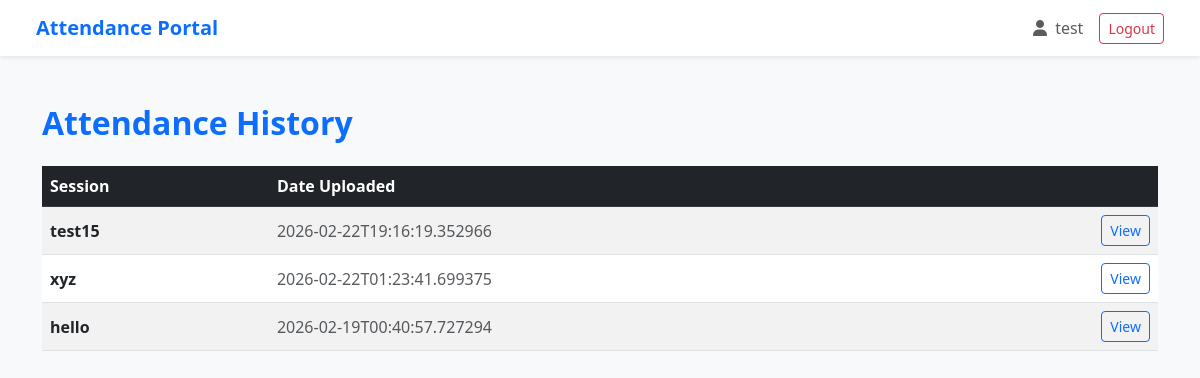
The app's page /history (signed in), older data.
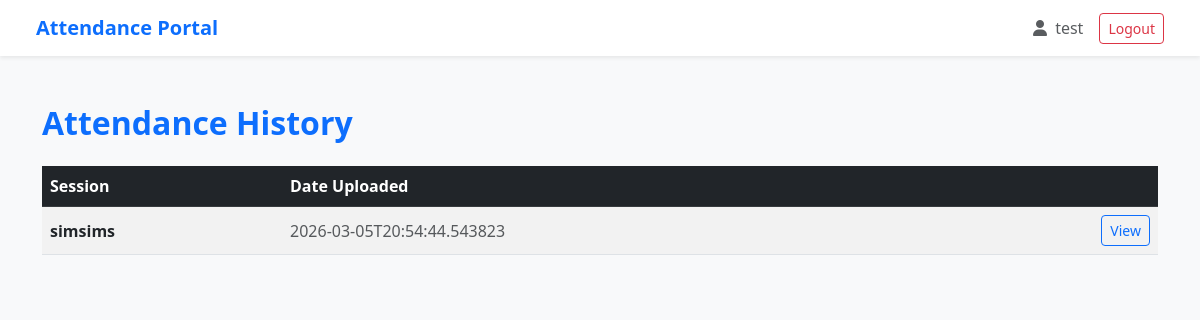
The same page, newer data.
### tables this page shows
CREATE TABLE user_files (
        id INTEGER PRIMARY KEY AUTOINCREMENT,
        user_id INTEGER NOT NULL,
        type TEXT NOT NULL,            -- 'upload' or 'template'
        label TEXT NOT NULL,           -- e.g. CS262
        filename TEXT NOT NULL,        -- saved file name
        created_at TEXT NOT NULL,
        FOREIGN KEY (user_id) REFERENCES users(id)
    );

### app.py (the view)
@app.route("/history")
@login_required
def history():
    conn = get_db_connection()
    sessions = conn.execute(
        """
        SELECT id, label, created_at
        FROM user_files
        WHERE user_id = ? AND type = 'upload'
        ORDER BY created_at DESC
        """,
        (session["user_id"],)
    ).fetchall()
    conn.close()
    return render_template("history.html", sessions=sessions)

### app.py (called while the page is built)
def get_db_connection():
    conn = sqlite3.connect(DB_PATH)
    conn.row_factory = sqlite3.Row
    return conn

def login_required(view_func):
    @wraps(view_func)
    def wrapped(*args, **kwargs):
        if not session.get("user_id"):
            flash("Please log in to access Attendance History.")
            return redirect(url_for("login"))
        return view_func(*args, **kwargs)
    return wrapped

### templates/history.html (shortened to what this page needs)
{% extends "base.html" %}
{% block content %}
<div class="container py-4">
  <h2 class="fw-bold text-primary mb-4">Attendance History</h2>
  {% if sessions and sessions|length > 0 %}
    <div class="table-responsive">
      <table class="table table-striped align-middle">
        <thead class="table-dark">
          <tr>
            <th>Session</th>
            <th>Date Uploaded</th>
            <th></th>
          </tr>
        </thead>
        <tbody>
          {% for s in sessions %}
            <tr>
              <td class="fw-semibold">{{ s["label"] }}</td>
              <td class="text-muted">{{ s["created_at"] }}</td>
              <td class="text-end">
                <a class="btn btn-sm btn-outline-primary"
                   href="/history/{{ s['id'] }}">
                   View
                </a>
              </td>
            </tr>
          {% endfor %}
        </tbody>
      </table>
    </div>
  {% else %}
    <p class="text-muted">No attendance sessions uploaded yet.</p>
  {% endif %}
</div>
{% endblock %}

Row changes from the older to the newer data that the page shows:
removed user_files: label "test15", created_at "2026-02-22T19:16:19.352966"
removed user_files: label "xyz", created_at "2026-02-22T01:23:41.699375"
removed user_files: label "hello", created_at "2026-02-19T00:40:57.727294"
added user_files: label "simsims", created_at "2026-03-05T20:54:44.543823"
